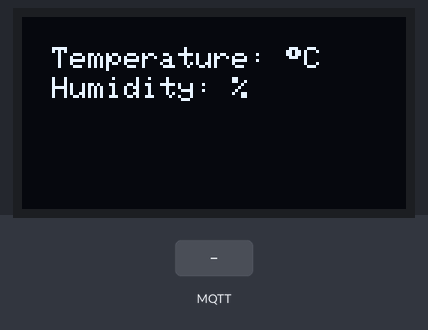
This sketch was run on a simulated ESP8266 (NodeMCU). Parts: 128×64 one-colour display. The test bench sets the inputs (shaded band). WiFi joins after 1.5 s; servers stay silent unless stated; no MQTT or app messages arrive unless stated; what the sketch prints to the serial monitor is not drawn.

Above: at 2.7 s.
2.8 s: MQTT message "1" arrives on the first subscribed topic
At 3.9 s:
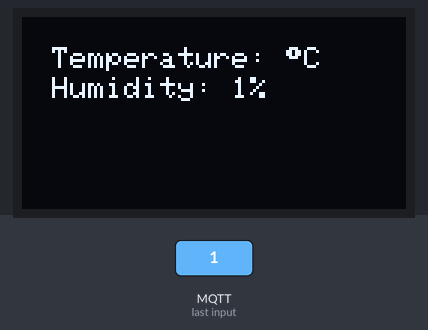
4.3 s: MQTT message "on" arrives on the first subscribed topic
At 5.4 s:
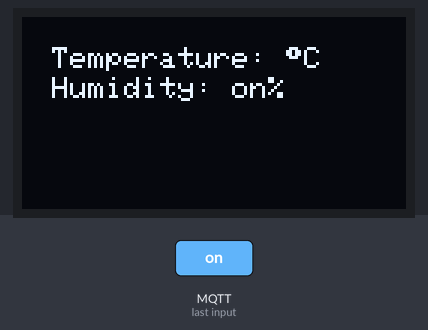
5.9 s: MQTT message "off" arrives on the first subscribed topic
At 6.6 s:
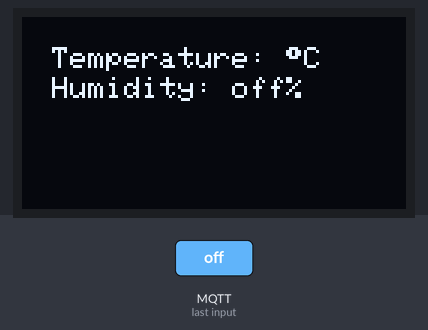
7.5 s: MQTT message "1" arrives on the second subscribed topic
At 8.1 s:
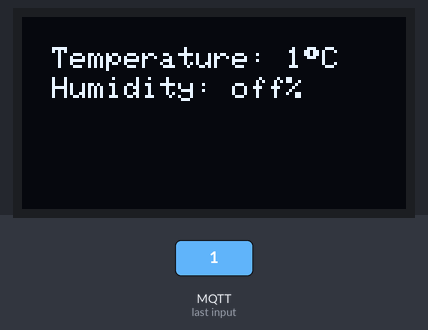
9.0 s: MQTT message "0" arrives on the first subscribed topic
At 9.6 s:
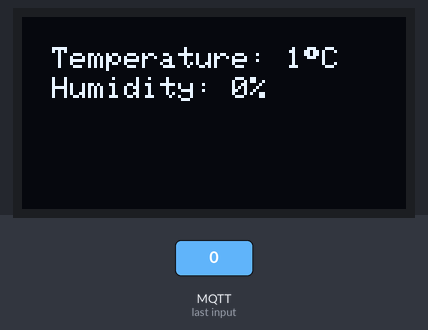
10.5 s: MQTT message "on" arrives on the second subscribed topic
At 11.1 s:
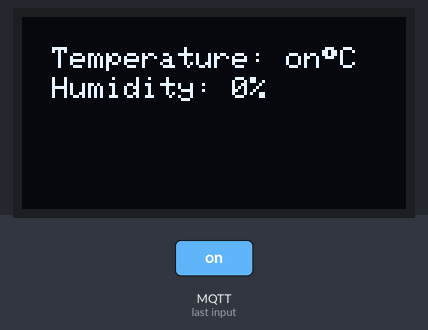
Timing chart, 0 to 13.0 s (numbered marks = the images above; inputs shaded):
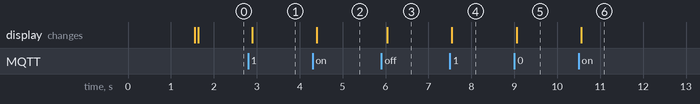

The sketch:

mqtt_subscribe.ino
```cpp
#include <ESP8266WiFi.h>
#include <PubSubClient.h>
#include <SPI.h>
#include <Wire.h>
#include <Adafruit_GFX.h>
#include <Adafruit_SSD1306.h>

#define OLED_SCL 0
#define OLED_SDA 2

#define OLED_ADDR     0x3C // OLED address
#define SCREEN_WIDTH  128  // OLED display width, in pixels
#define SCREEN_HEIGHT 64   // OLED display height, in pixels
#define OLED_RESET    -1   // Reset pin

const char* ssid  = "";
const char* pass  = "";
const char* id    = "";

char* tTemp = "livingroom/temp";
char* tHum  = "livingroom/hum";

IPAddress broker(192,168,1,1);
WiFiClient wifiClient;
PubSubClient pubSubClient(wifiClient);
Adafruit_SSD1306 display(SCREEN_WIDTH, SCREEN_HEIGHT, &Wire, OLED_RESET);

String temperature = "";
String humidity = "";

void setup() {
  Serial.begin(9600);

  setup_wifi();
  pubSubClient.setServer(broker, 1883);
  pubSubClient.setCallback(callback);

  Wire.begin(OLED_SDA, OLED_SCL);
  if (!display.begin(SSD1306_SWITCHCAPVCC, 0x3C)) {
    Serial.println(F("SSD1306 allocation failed"));
    for (;;);
  }

  clearDisplay();
  display.print("Waiting for data");
  display.display();
}

void setup_wifi() {
  WiFi.begin(ssid, pass);
  Serial.print("Connection to WiFi network");
  while(WiFi.status() != WL_CONNECTED) {
    Serial.print(".");
    delay(500);
  }
  Serial.print("\nWiFi connection established. IP: ");
  Serial.println(WiFi.localIP());
}

void callback(char* topic, byte* payload, unsigned int length) {
  String response;

  for (int i = 0; i < length; i++) {
    response += (char)payload[i];
  }

  if(strcmp(topic, tTemp)) {
    temperature = response;
  }

  if(strcmp(topic, tHum)) {
    humidity = response;
  }
}

void loop() {
  if(!pubSubClient.connected()) {
    reconnect();
  }
  pubSubClient.loop();

  clearDisplay();
  printTemp(temperature);
  printHum(humidity);
  display.display();

  delay(100);
}

void reconnect() {
  Serial.print("Attempting to connect MQTT broker");
  while(!pubSubClient.connected()) {
    Serial.print(".");

    if(pubSubClient.connect(id)) {
      pubSubClient.subscribe(tTemp);
      pubSubClient.subscribe(tHum);
      Serial.println("\nConnected to MQTT broker");
    } else {
      delay(1000);
    }
  }
}

void clearDisplay() {
  display.clearDisplay();
  display.setTextSize(1);
  display.setTextColor(WHITE);
}

void printTemp(String payload) {
  display.setCursor(10, 10);
  display.print("Temperature: ");
  display.print(payload);
  display.print((char)247);
  display.print("C");
}

void printHum(String payload) {
  display.setCursor(10, 20);
  display.print("Humidity: ");
  display.print(payload);
  display.print("%");
}
```

Measured:
- after the input at 2.8 s, the display: changes after 0.09 s (image 1)
- after the input at 4.3 s, the display: changes after 0.10 s (image 2)
- after the input at 5.9 s, the display: changes after 0.14 s (image 3)
- after the input at 7.5 s, the display: changes after 0.05 s (image 4)
- after the input at 9.0 s, the display: changes after 0.05 s (image 5)
- after the input at 10.5 s, the display: changes after 0.06 s (image 6)
